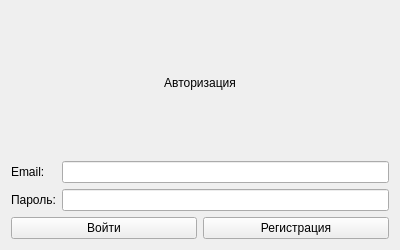
<?xml version="1.0" encoding="UTF-8"?>
<ui version="4.0">
 <class>LoginWindow</class>
 <widget class="QWidget" name="LoginWindow">
  <property name="geometry">
   <rect>
    <x>0</x>
    <y>0</y>
    <width>400</width>
    <height>250</height>
   </rect>
  </property>
  <property name="windowTitle">
   <string>Вход в систему</string>
  </property>
  <layout class="QVBoxLayout" name="verticalLayout">
   <item>
    <widget class="QLabel" name="labelTitle">
     <property name="text">
      <string>Авторизация</string>
     </property>
     <property name="alignment">
      <set>Qt::AlignCenter</set>
     </property>
    </widget>
   </item>
   <item>
    <layout class="QGridLayout" name="gridLayout">
     <item row="0" column="0">
      <widget class="QLabel" name="labelEmail">
       <property name="text">
        <string>Email:</string>
       </property>
      </widget>
     </item>
     <item row="0" column="1">
      <widget class="QLineEdit" name="lineEditEmail"/>
     </item>
     <item row="1" column="0">
      <widget class="QLabel" name="labelPassword">
       <property name="text">
        <string>Пароль:</string>
       </property>
      </widget>
     </item>
     <item row="1" column="1">
      <widget class="QLineEdit" name="lineEditPassword">
       <property name="echoMode">
        <enum>QLineEdit::Password</enum>
       </property>
      </widget>
     </item>
    </layout>
   </item>
   <item>
    <layout class="QHBoxLayout" name="horizontalLayout">
     <item>
      <widget class="QPushButton" name="btnLogin">
       <property name="text">
        <string>Войти</string>
       </property>
      </widget>
     </item>
     <item>
      <widget class="QPushButton" name="btnRegister">
       <property name="text">
        <string>Регистрация</string>
       </property>
      </widget>
     </item>
    </layout>
   </item>
  </layout>
 </widget>
 <resources/>
 <connections/>
</ui>
